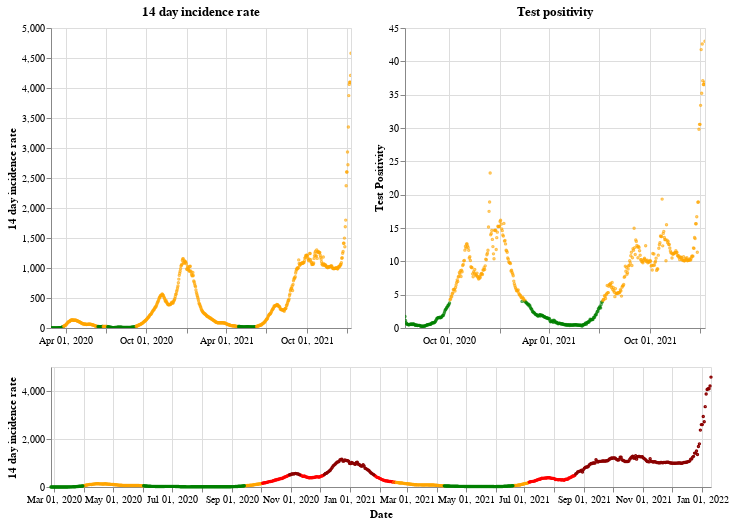

The notebook cell this image was saved under:
### Markdown cell above
## Wales

### Code cell
plot_traffic_light('Wales')

### Figure 1 — Vega-Lite specification as saved in the notebook (floating-point values rounded to 4 significant figures; data arrays with more than 128 entries replaced by an {"elided": "..."} marker saying what was removed)
{"config": {"view": {"continuousWidth": 400, "continuousHeight": 300}}, "vconcat": [{"hconcat": [{"mark": {"type": "point", "size": 2}, "encoding": {"color": {"condition": {"value": "green", "test": "(datum.twoWeeklyCasesRate <= 25)"}, "value": "orange"}, "tooltip": [{"type": "nominal", "field": "areaName"}, {"type": "temporal", "field": "date"}, {"type": "quantitative", "field": "twoWeeklyCasesRate"}, {"type": "quantitative", "field": "testPositivity"}], "x": {"type": "temporal", "axis": {"title": ""}, "field": "date", "scale": {"domain": {"selection": "DateBrush"}}, "timeUnit": "yearmonthdate"}, "y": {"type": "quantitative", "axis": {"title": "14 day incidence rate"}, "field": "twoWeeklyCasesRate"}}, "title": "14 day incidence rate", "width": 300}, {"mark": {"type": "point", "size": 2}, "encoding": {"color": {"condition": {"value": "green", "test": "(datum.testPositivity <= 4)"}, "value": "orange"}, "tooltip": [{"type": "nominal", "field": "areaName"}, {"type": "temporal", "field": "date"}, {"type": "quantitative", "field": "twoWeeklyCasesRate"}, {"type": "quantitative", "field": "testPositivity"}], "x": {"type": "temporal", "axis": {"title": ""}, "field": "date", "scale": {"domain": {"selection": "DateBrush"}}, "timeUnit": "yearmonthdate"}, "y": {"type": "quantitative", "axis": {"title": "Test Positivity"}, "field": "testPositivity"}}, "title": "Test positivity", "width": 300}]}, {"layer": [{"mark": {"type": "point", "size": 2}, "encoding": {"color": {"condition": {"value": "orange", "test": "(((datum.testPositivity < 4) && (datum.twoWeeklyCasesRate >= 50)) && (datum.twoWeeklyCasesRate < 200))"}, "value": "red"}, "opacity": {"condition": {"value": 1, "test": "((datum.twoWeeklyCasesRate >= 50) && (datum.twoWeeklyCasesRate < 500))"}, "value": 0}, "tooltip": [{"type": "nominal", "field": "areaName"}, {"type": "temporal", "field": "date"}, {"type": "quantitative", "field": "twoWeeklyCasesRate"}, {"type": "quantitative", "field": "testPositivity"}], "x": {"type": "temporal", "axis": {"title": "Date"}, "field": "date", "timeUnit": "yearmonthdate"}, "y": {"type": "quantitative", "axis": {"title": "14 day incidence rate"}, "field": "twoWeeklyCasesRate"}}, "selection": {"DateBrush": {"type": "interval", "encodings": ["x"], "fields": ["Time"]}}}, {"mark": {"type": "point", "size": 2}, "encoding": {"color": {"value": "darkred"}, "opacity": {"condition": {"value": 1, "test": "(datum.twoWeeklyCasesRate >= 500)"}, "value": 0}, "tooltip": [{"type": "nominal", "field": "areaName"}, {"type": "temporal", "field": "date"}, {"type": "quantitative", "field": "twoWeeklyCasesRate"}, {"type": "quantitative", "field": "testPositivity"}], "x": {"type": "temporal", "axis": {"title": "Date"}, "field": "date", "timeUnit": "yearmonthdate"}, "y": {"type": "quantitative", "axis": {"title": "14 day incidence rate"}, "field": "twoWeeklyCasesRate"}}}, {"mark": {"type": "point", "size": 2}, "encoding": {"color": {"condition": {"value": "green", "test": "((datum.testPositivity < 4) && (datum.twoWeeklyCasesRate < 50))"}, "value": "orange"}, "opacity": {"condition": {"value": 1, "test": "(datum.twoWeeklyCasesRate < 50)"}, "value": 0}, "tooltip": [{"type": "nominal", "field": "areaName"}, {"type": "temporal", "field": "date"}, {"type": "quantitative", "field": "twoWeeklyCasesRate"}, {"type": "quantitative", "field": "testPositivity"}], "x": {"type": "temporal", "axis": {"title": "Date"}, "field": "date", "timeUnit": "yearmonthdate"}, "y": {"type": "quantitative", "axis": {"title": "14 day incidence rate"}, "field": "twoWeeklyCasesRate"}}}], "height": 120, "width": 660}], "data": {"name": "data-c055fbc07e57553f4b1533b3a628b3b2"}, "$schema": "https://vega.github.io/schema/vega-lite/v4.8.1.json", "datasets": {"data-c055fbc07e57553f4b1533b3a628b3b2": {"elided": "684 records"}}}
